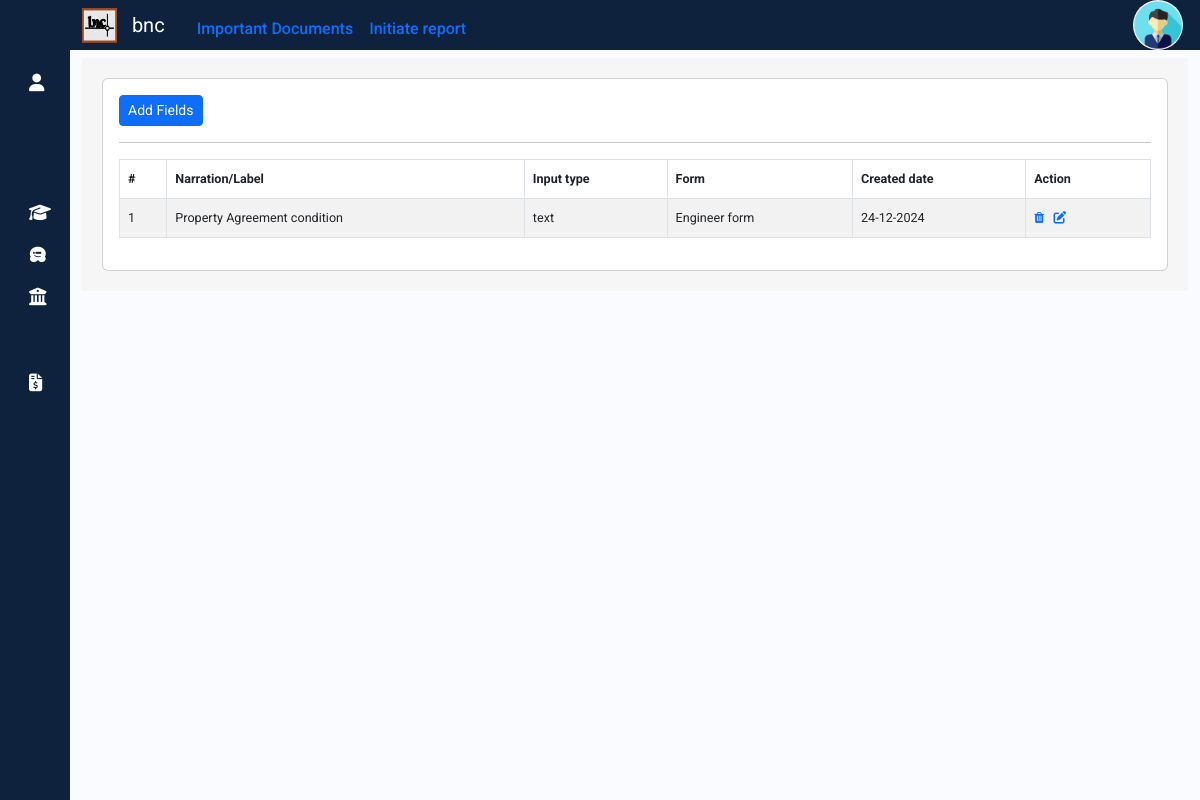
/propval/engdynamicfield, run on an earlier commit of the app's database.
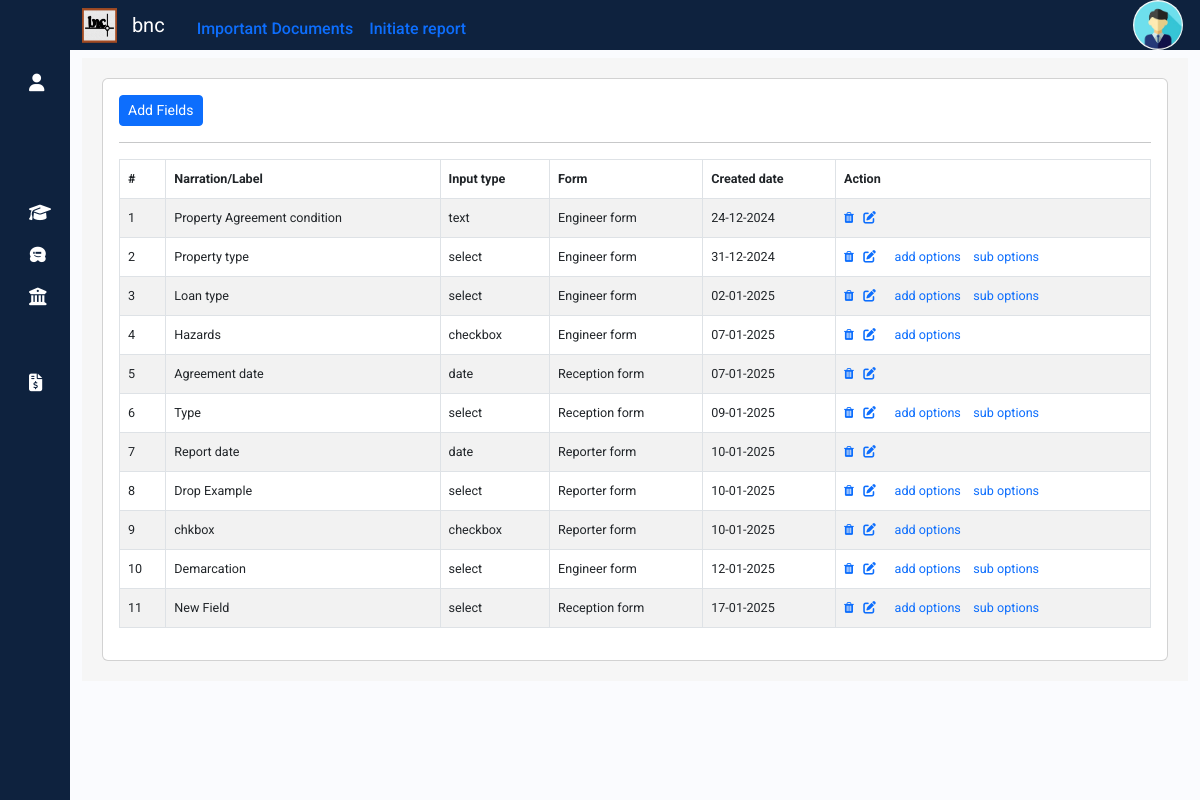
And on a later commit of the database.
### propval/models.py (models this page shows, shortened)
class EngDynamicField(models.Model):
    INPUT_CHOICES = [
        ('text', 'Text'),
        ('textarea', 'Textarea'),
        ('datetime', 'DateTime'),
        ('email', 'Email'),
        ('number', 'Number'),
    ]
    label = models.CharField(max_length=100)
    input_type = models.CharField(max_length=50)
    suboption = models.BooleanField(default=False)
    form_type = models.CharField(max_length=50)
    active = models.BooleanField(default=True)
    timestamp = models.DateTimeField(auto_now_add=True)

### propval/views.py (the view, shortened to what this page needs)
# urls.py: path('engdynamicfield',views.engdynamicfield,name='engdynamicfield'),
def engdynamicfield(request):
    context = {
        'api_base_url': settings.API_BASE_URL,
    }
    try:
        engdynamicfields = EngDynamicField.objects.exclude(active=False)
        if not engdynamicfields.exists():  # Check if there are any records
            print("No records found.")
    except Exception as e:
        engdynamicfields=[]
        print(f"An error occurred: {e}")
    options = EngFormOptionValues.objects.all()
    return render(request, 'engdynamicfield.html', {'engdynamicfields': engdynamicfields,'context': context, 'options': options})

### templates/engdynamicfield.html (shortened to what this page needs)
{% extends "sidebar.html" %}
{% load static %}
{% block content %}
<div class="container-fluid my-2" >
  <div class="container" style="display:block; background-color:#f6f6f6; padding:20px 20px 20px;">
    <div class="row">
      <div class="col-md-12">
        <div class="card">
          <div class="card-body">
            <a class="btn btn-primary btn-sm" id="impdocaddbtn" onclick="addimpdoc()">Add Fields</a>
            <hr>
            <table id="impdoctable" class="table table-hover table-striped table-bordered" style="font-size: 90%;">
              <thead>
                <tr>
                  <th scope="col">#</th>
                  <th scope="col">Narration/Label</th>
                  <th scope="col">Input type</th>
                  <th scope="col">Form</th>
                  <th scope="col">Created date</th>
                  <th scope="col">Action </th>
                </tr>
              </thead>
              <tbody>
                {% for recrep in engdynamicfields %}
                  <tr id="imp{{recrep.id}}" >
                  <td  scope="row">{{forloop.counter}}</td>
                  <td id="docnarration" class="docnarration" >{{recrep.label}}</td>
                  <td id="doctype" class="doclink" >{{recrep.input_type}}</td>
                  <td id="formtype" class="formdoclink" >{{recrep.form_type}}</td>
                  <td  >{{recrep.timestamp|date:"d-m-Y"}}</td>
                  <td><a class="impdocdelete" data-url="{% url 'engdynamicfielddelete' recrep.id %}" href="" title="Delete">
                    <i class="fa fa-trash" aria-hidden="true"></i></a>&nbsp;&nbsp;
                    <a type="button"  class="edit-btn" title="Edit" id="" >
                      <i class="fas fa-edit action-icon " ></i>
                    </a>&nbsp;&nbsp;
                    {% if recrep.input_type == 'select' or recrep.input_type == 'checkbox' %}
                    <a type="button"   class="" title="add remove options" onclick="addoptionvalue('{{recrep.label}}','{{recrep.id}}')" >
                      add options
                    </a>
                     {% endif %}
                    {% if recrep.input_type == 'select'  %}
                    <a type="button"   class="" title="add remove sub options" onclick="addsuboptionvalue('{{recrep.label}}','{{recrep.id}}')" >
                      &nbsp;&nbsp; sub options
                    </a>
                     {% endif %}
                  </td>
                  </tr>
                {% endfor %}
              </tbody>
            </table>
          </div>
        </div>
      </div>
    </div>
  </div>
</div>
{% endblock %}

### templates/sidebar.html (shortened to what this page needs)
<!DOCTYPE html>
<html lang="en">
<head>
    {% include 'bootstrap_link.html' %}
    {% load static %}
    <link rel="stylesheet" href="{% static 'css/sidebarstyle.css' %}">
    <link rel="stylesheet" href="{% static 'css/formstyle.css' %}">
</head>
<body>
    <div class="wrapper">
        <aside id="sidebar">
            <div class="d-flex">
                <a id="toggle-btn" type="button">
                </a>
            </div>
            <ul class="sidebar-nav">
                <li class="sidebar-item" id="profile">
                    <a href="{% url 'profile' 0 %}?next={{ request.path }}" class="sidebar-link tooltip-test"  title="Profile">
                        <i class="fa-solid fa-user"></i>
                    </a>
                </li>
                <li class="sidebar-item" id="dashboard">
                    <a href="{% url 'home' %}" class="sidebar-link tooltip-test" title="Dashboard">
                    </a>
                </li>
                <li class="sidebar-item" id="reception">
                    <a href="{% url 'receptionhome' %}" class="sidebar-link tooltip-test" title="Reception">
                    </a>
                </li>
                <li class="sidebar-item" id="engineer">
                    <a href="{% url 'engineerhome' %}" class="sidebar-link tooltip-test" title="Site Engineer">
                        <i class="fa-solid fa-graduation-cap"></i>
                    </a>
                </li>
                <li class="sidebar-item" id="reporter">
                    <a href="{% url 'reporterhome' %}" class="sidebar-link tooltip-test" title="Reporter">
                        <i class="fa-brands fa-wpbeginner"></i>
                    </a>
                </li>
                <li class="sidebar-item" id="bankmgmt">
                    <a href="#" class="sidebar-link collapsed has-dropdown" data-bs-toggle="collapse"
                        data-bs-target="#bank" aria-expanded="false" aria-controls="bank">
                        <i class="fa-solid fa-building-columns"></i>
                    </a>
                </li>
                <li class="sidebar-item" id="compprofile">
                    <a href="{% url 'companyprofile' %}?next={{ request.path }}" class="sidebar-link">
                    </a>
                </li>
                <li class="sidebar-item" id="genbill">
                    <a href="{% url 'generatebill' %}" class="sidebar-link">
                        <i class="fa-solid fa-file-invoice-dollar"></i>
                    </a>
                </li>
                <li class="sidebar-item" id="administration">
                    <a href="#" class="sidebar-link collapsed has-dropdown" data-bs-toggle="collapse"
                        data-bs-target="#auth" aria-expanded="false" aria-controls="auth">
                    </a>
                </li>
            </ul>
            <div class="sidebar-footer">
                <a href="{% url 'logout' %}" class="sidebar-link">
                </a>
            </div>
        </aside>
         <div class="main p-0" style="height: 100vh; overflow-x: hidden;overflow-y: auto;" >
              <nav class="topnavbar navbar d-flex navbar-expand-lg navbar-light " style="padding-top: inherit;padding-bottom: inherit;">
                <div class="container-fluid">
                    <img src="{% static 'img/logo.png' %}" alt="" width="35" height="35" class="">
                  <a class="navbar-brand" style="color: white;" href="{% url 'home' %}">&nbsp;&nbsp;   bnc</a>
                  <div class="ms-2 mt-3" style="display: flex;align-items: center;"><span class="ms-2"><a href="" data-bs-toggle="modal" data-bs-target="#impdocpopup"><h6> Important Documents</h6></a></span></div>
                  <div id="repinitiate" class="ms-2 mt-3" style="display: flex;align-items: center;"><span class="ms-2"><a href="{% url 'receptionreport' %}?next={{ request.path }}" ><h6> Initiate report</h6></a></span></div>
                  <div class="collapse navbar-collapse " id="navbarNav">
                    <ul class="navbar-nav ms-auto">
                      <li class="nav-item" style="text-align: center;width: -webkit-fill-available;">
                            <span class="nav-link" id="topnavbarusername" style="color: white;font-size: 14px;"></span>
                            <span  class="nav-link" id="topnavbaremail" style="color: white; margin-top: -20px;font-size: 12px;"></span>
                      </li>
                    </ul>
                    <img id="navprofileimg" {% if userdata.profileimage %} src="{{userdata.profileimage.url}}" {% else %} src="{% static 'img/OIP.jpg' %}" {% endif%} alt=""  class="circle-image" onclick="toggleMenu()">
                  </div>
                </div>
              </nav>
            {% block content %}{% endblock content %}
        </div>
    </div>
</body>
</html>

### templates/bootstrap_link.html (shortened to what this page needs)
<link href="https://cdn.jsdelivr.net/npm/bootstrap@5.3.3/dist/css/bootstrap.min.css" rel="stylesheet">
<link href="https://cdn.lineicons.com/4.0/lineicons.css" rel="stylesheet">
    <link rel="stylesheet" href="https://use.fontawesome.com/releases/v5.5.0/css/all.css">
<link rel="stylesheet" href="https://cdnjs.cloudflare.com/ajax/libs/font-awesome/6.6.0/css/all.min.css" />
<link rel="stylesheet" href="https://cdnjs.cloudflare.com/ajax/libs/twitter-bootstrap/5.3.0/css/bootstrap.min.css">
<link rel='stylesheet' href='https://cdn.datatables.net/1.13.5/css/dataTables.bootstrap5.min.css'>
<link rel='stylesheet' href='https://cdnjs.cloudflare.com/ajax/libs/font-awesome/4.6.3/css/font-awesome.min.css'>

### propval/static/css/sidebarstyle.css (style rules this page uses)
a { text-decoration: none; }
li { list-style: none; }
body { font-family: 'Poppins', sans-serif; }
.wrapper { display: flex; min-height: 100vh; }
.main { min-height: 100vh; width: 100%; overflow: hidden; transition: all 0.35s ease-in-out; background-color: #fafbfe; }
#sidebar { width: 70px; min-width: 70px; z-index: 1000; transition: all .25s ease-in-out; display: flex; flex-direction: column; background-color: #0e223e; }
#toggle-btn { background-color: transparent; cursor: pointer; border: 0; padding: 1rem 1.5rem; }
.sidebar-nav { padding: 2rem 0; flex: 1 1 auto; }
a.sidebar-link { padding: .625rem 1.625rem; color: #fff; display: block; font-size: 0.9rem; white-space: nowrap; border-left: 3px solid transparent; }
.sidebar-link i { font-size: 1.1rem; margin-right: .75rem; }
.sidebar-item { position: relative; }
.topnavbar { background-color: #0e223e; display: flex; align-items: end; position: sticky; top: 0; z-index: 1; }
.circle-image { width: 50px; height: 50px; border-radius: 50%; object-fit: cover; cursor: pointer; margin-right: 5px; }

### reception/static/css/formstyle.css (style rules this page uses)
html, body { min-height: 100%; }
body, div, form, input, select, textarea, p { padding: 0; margin: 0; outline: none; font-family: Roboto, Arial, sans-serif; font-size: 14px; color: #666; line-height: 22px; }

What changed in the data, as far as the page shows it:
added EngDynamicField: label "Property type", input_type "select", form_type "Engineer form", timestamp "31-12-2024"
added EngDynamicField: label "Loan type", input_type "select", form_type "Engineer form", timestamp "02-01-2025"
added EngDynamicField: label "Hazards", input_type "checkbox", form_type "Engineer form", timestamp "07-01-2025"
added EngDynamicField: label "Agreement date", input_type "date", form_type "Reception form", timestamp "07-01-2025"
added EngDynamicField: label "Type", input_type "select", form_type "Reception form", timestamp "09-01-2025"
added EngDynamicField: label "Report date", input_type "date", form_type "Reporter form", timestamp "10-01-2025"
added EngDynamicField: label "Drop Example", input_type "select", form_type "Reporter form", timestamp "10-01-2025"
added EngDynamicField: label "chkbox", input_type "checkbox", form_type "Reporter form", timestamp "10-01-2025"
added EngDynamicField: label "Demarcation", input_type "select", form_type "Engineer form", timestamp "12-01-2025"
added EngDynamicField: label "New Field", input_type "select", form_type "Reception form", timestamp "17-01-2025"
